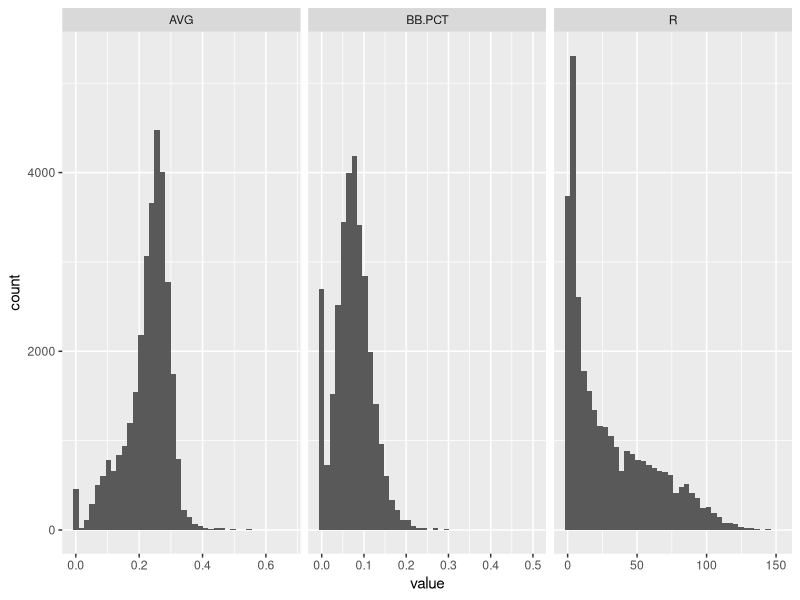
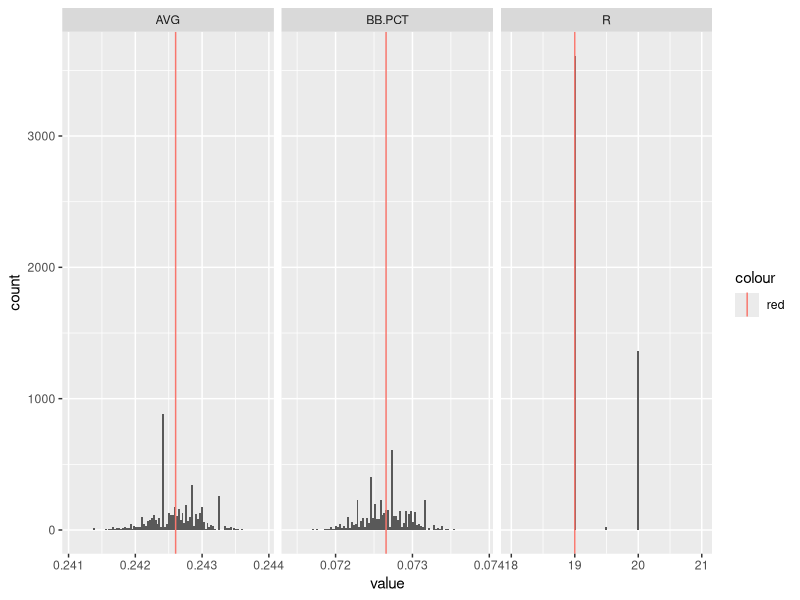

These charts were generated, in order, by the following R code:
# uncomment to install packages if needed
# install.packages("boot")
# install.packages("rlist")

library(boot)
library(ggplot2)
library(tidyr)
library(dplyr)
library(rlist)

# working directory to same directory as script
setwd(dirname(parent.frame(2)$ofile))

# read the data into the data frame baseball
baseball <- read.csv("baseball.csv")
head(baseball)

# give the walk% column, currently 'BB.', a better name
names(baseball)[names(baseball) == 'BB.'] <- 'BB.PCT'

# plot the distributions, removing the row identifiers
p1 <- ggplot(gather(subset(baseball, select=-c(Season, Name, Team, NameASCII, PlayerId, MLBAMID))), aes(value)) + 
  geom_histogram(bins = 40) + 
  facet_wrap(~key, scales = 'free_x')
print(p1)

# bootstrapped medians of the selected statistics
cols <- c('AVG', 'BB.PCT', 'R')
N <- 5000 # number of bootstrapping replicates

# median function that can take the bootstrapping indices
med <- function(data, indices) {
  d <- data[indices] # lets boot select samples
  return(median(d))
}

# start the clock for benchmarking
t0 <- Sys.time()

boots <- list()
for (i in 1:length(cols)) {
  boots <- list.append(boots, boot(baseball[,cols[i]], med, N))
}

for (i in 1:length(cols)) {
  print(paste("Statistic:",cols[i]))
  print(boots[i])
}

elapsed <- Sys.time() - t0

print("Total Run Time:")
print(elapsed)

# plot the bootstrap sampling distributions of the median
boot_medians <- data.frame(
  AVG = boots[[1]]$t,
  BB.PCT = boots[[2]]$t,
  R = boots[[3]]$t
)

medians <- data.frame(
  key = cols,
  median = c(boots[[1]]$t0, boots[[2]]$t0, boots[[3]]$t0)
)

p2 <- ggplot(gather(boot_medians), aes(value)) + 
  geom_histogram(bins = 100) +
  geom_vline(data = medians, aes(xintercept = median, color = 'red')) +
  facet_wrap(~key, scales = 'free_x')
print(p2)
